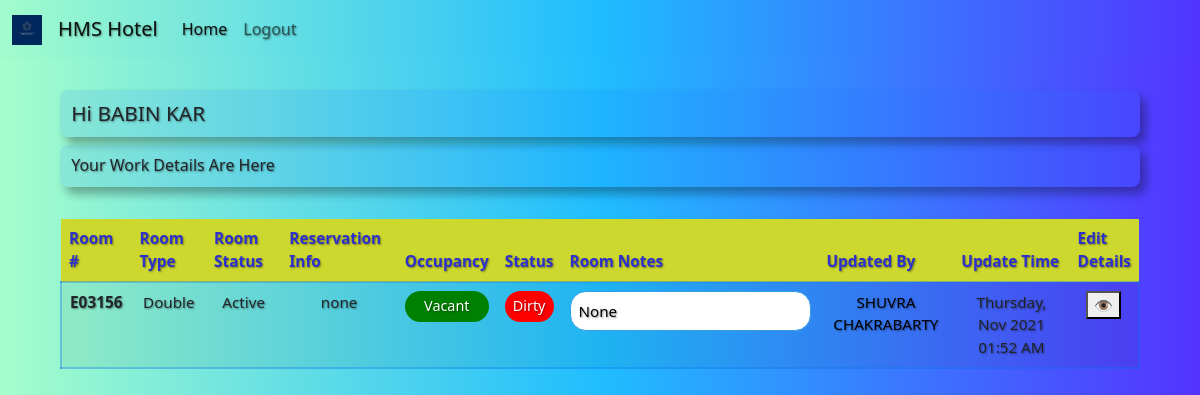
The page /index/ (signed in) on the database as committed earlier.
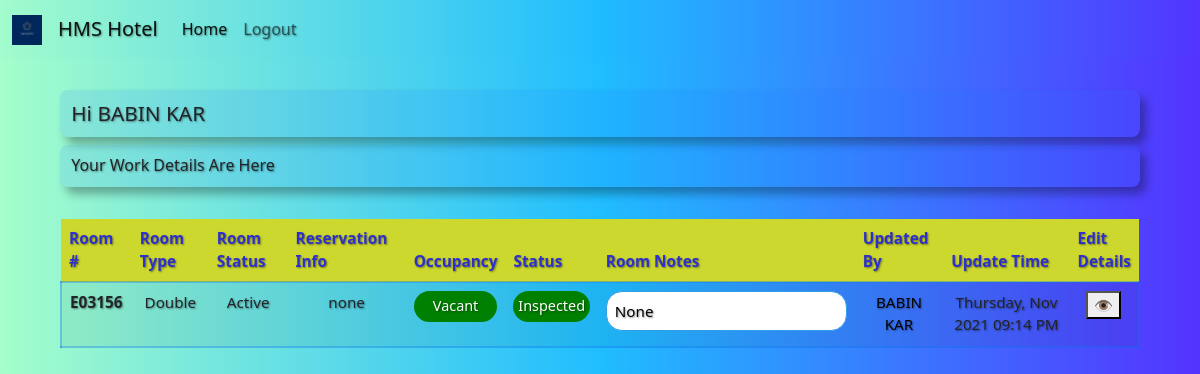
The same page on the database as committed later.
### hms_app/models.py (models this page shows)
class Housekeeper(models.Model):
    id = models.AutoField(primary_key=True)
    housekeeper_id = models.CharField(max_length=20)
    housekeeper_name = models.CharField(max_length=30)
    housekeeper_email = models.CharField(max_length=40)
    housekeeper_password = models.CharField(max_length=30)
    housekeeper_mobile = models.CharField(max_length=20,null=True)

class Room_details(models.Model):
    id = models.AutoField(primary_key=True)
    room_id = models.ForeignKey(Room, on_delete=models.SET_NULL,null=True)
    room_type = models.CharField(max_length=20)
    room_status = models.CharField(max_length=20,default="Active")
    room_reservation_info = models.CharField(max_length=20,null=True)
    room_occupancy = models.CharField(max_length=20,default="Vacant")
    room_notes = models.CharField(max_length=250,null=True)
    room_housekeeper_note = models.CharField(max_length=255,null=True)
    room_inspect_status = models.CharField(max_length=20, default="Inspected")
    room_housekeeper = models.ForeignKey(Housekeeper, on_delete=models.SET_NULL,null=True)
    room_updated_by = models.CharField(max_length=50 ,null=True)
    room_updated_time = models.CharField(max_length=20, null=True)

class Room(models.Model):
    room_id = models.AutoField(primary_key=True)
    floor_id = models.ForeignKey(Room_floor, on_delete=models.SET_NULL,null=True)
    room_name = models.CharField(max_length=30)

### hms_app/views.py (the view, shortened to what this page needs)
# urls.py: path("index/",views.housekeeper_index, name="housekeeper_index"),
def housekeeper_index(request):
    if request.session.has_key('login'):
        user_id = request.session.get('housekeeper_id')
        user_name = request.session.get('housekeepr_name')
        housekeeper = Housekeeper.objects.get(id=user_id)
        housekeeper_room_visit = Housekeeper_room_visit.objects.all().filter(
            housekeeper_id=housekeeper).order_by("-id")[0:1]
        for i in housekeeper_room_visit:
            room_details = Room_details.objects.all().filter(room_id=i.room_id)
        my_dict = {
            "name": user_name,
            "housekeeper_room_visit": room_details,
        }
        return render(request, "housekeeper/index.html",context= my_dict)
    else:
        return render(request, 'other/login.html')

### templates/housekeeper/index.html (shortened to what this page needs)
{% extends 'housekeeper/head.html' %}
{% block body_blocks %}
<div style="width: 90%; margin: 2rem auto; ">
        <div>
            <h3>Hi {{name}}</h3>
            <h3 style="font-size: 1rem !important;">Your Work Details Are Here</h3>
        </div>
        <div style="margin-top: 2rem; ; margin-bottom: 5rem;overflow: auto;">
                <table  class="table table-striped">
                <thead >
                    <tr style="background-color: rgb(205, 216, 47);">
                        <th scope="col">Room #</th>
                        <th scope="col">Room Type</th>
                        <th scope="col">Room Status</th>
                        <th scope="col">Reservation Info</th>
                        <th scope="col">Occupancy</th>
                        <th scope="col">Status</th>
                        <th scope="col">Room Notes</th>
                        <th scope="col">Updated By</th>
                        <th scope="col">Update Time</th>
                        <th scope="col">Edit Details</th>
                    </tr>
                </thead>
                <tbody>
                    {% if housekeeper_room_visit %}
                    {% for room in  housekeeper_room_visit   %}
                    <tr style="border: 2px solid rgba(9, 108, 221, 0.363);">
                        <th scope="row">{{room.room_id.room_name}}</th>
                        <td>{{room.room_type}}</td>
                        <td class="{{room.room_status}}">{{room.room_status}}</td>
                        <td>{{room.room_reservation_info}}</td>
                        <td ><p class="{{room.room_occupancy}}">{{room.room_occupancy}}</p></td>
                        <td ><p class="{{room.room_inspect_status}}">{{room.room_inspect_status}}</p></td>
                        <td> <input class="note_class" type="text" value="{{room.room_notes}}"></td>
                        <td style="color: rgb(0, 0, 0);">{{room.room_updated_by}}</td>
                        <td>{{room.room_updated_time}}</td>
                        <td style="width: 2rem;">
                        <form action="{% url 'hmsapp:housekeeper_room_manage' %}" method="POST">
                            <button  type="submit" class="click_button" >&#x1F441;</button>
                        </form>
                        </td>
                    </tr>
                    {% endfor %}
                    {% endif %}
                </tbody>
                </table>
        </div>
</div>
{% endblock %}

### templates/housekeeper/head.html (shortened to what this page needs)
<!DOCTYPE html>
{% load static %}
<html lang="en">
<head>
    <link rel="stylesheet" href="{%static 'css/style.css'%}">
    <link href="https://cdn.jsdelivr.net/npm/bootstrap@5.1.3/dist/css/bootstrap.min.css" rel="stylesheet">
</head>
<body>
</body>
</html>
<nav class="navbar navbar-expand-lg navbar-light bg-light" style="background-color: rgba(21, 159, 223, 0.021) !important;">
  <div class="container-fluid">
      <a class="navbar-brand" href="#"> <img style="width: 30px; height: 30px;" src="{% static 'images/logo.png' %}" alt=""></a>
    <a class="navbar-brand" href="#">HMS Hotel</a>
    <div class="collapse navbar-collapse" id="navbarSupportedContent">
      <ul class="navbar-nav me-auto mb-2 mb-lg-0">
        <li class="nav-item">
          <a class="nav-link active" aria-current="page" href="{% url 'hmsapp:housekeeper_room_manage' %}">Home</a>
        </li>
        <li class="nav-item">
          <a class="nav-link" href="{% url 'hmsapp:logout' %}">Logout</a>
        </li>
      </ul>
    </div>
  </div>
</nav>
{% block body_blocks %}
{% endblock %}

### static/css/style.css (style rules this page uses)
* { scrollbar-width: thin; scrollbar-color: #206eff1e; }
body { margin: 0px; padding: 0px; box-sizing: border-box; background: #5433FF !important; background: -webkit-linear-gradient(to right, #A5FECB, #20BDFF, #5433FF) !important; background: linear-gradient(to right, #A5FECB, #20BDFF, #5433FF) !important; font-family: 'Roboto',sans-serif; text-shadow: 1px 1px 2px rgba(0, 0, 0, 0.432); }
p { font-size: .9rem; }
table, tr, td { border-collapse: collapse; border: none; padding: .6rem; }
th { padding: .6rem; color: rgb(45, 48, 204); font-size: .96rem !important; }
td { font-size: .95rem !important; text-align: center; }
.Inspected, .Vacant, .Available { padding: .3rem; background-color:green; border-radius: 16px; text-align: center; color: white; }
.Active { color: green; }
.note_class { border: 1px rgb(51, 157, 228) solid; border-radius: 16px; padding: .5rem; background-color: white !important; text-shadow: 1px 1px 2px rgba(0, 0, 0, 0.432); }
h3 { border-radius: 8px; padding: .7rem; background-color: #206eff1e; box-shadow: 6px 7px 10px rgba(0, 0, 0, 0.315); font-size: 1.3rem !important; }

Rows that differ between the two databases and show on the page:
no longer on this page (row unchanged): Housekeeper: housekeeper_name "BABIN KAR"
changed Room_details "Double": room_inspect_status "Dirty" → "Inspected"; room_updated_by "SHUVRA CHAKRABARTY" → "BABIN KAR"; room_updated_time "Thursday, Nov 2021 01:52 AM" → "Thursday, Nov 2021 09:14 PM"
Other text that changed with them:
{{ name }}: (not shown) → "BABIN KAR"
